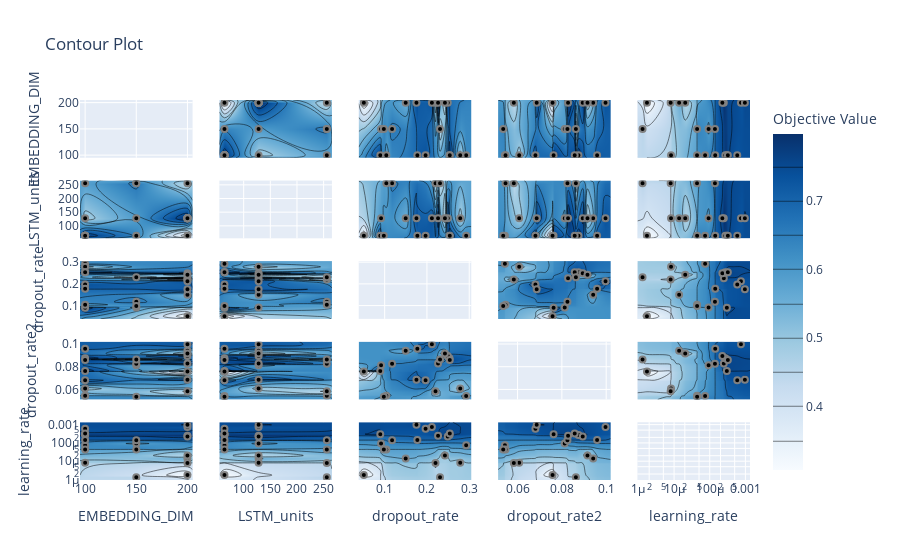

The code cell stored with this chart in its notebook:
### Markdown cell above
# visualization

### Code cell
optuna.visualization.plot_optimization_history(study)
optuna.visualization.plot_slice(study)
optuna.visualization.plot_contour(study, params=['dropout_rate','dropout_rate2','LSTM_units','EMBEDDING_DIM','learning_rate'])
